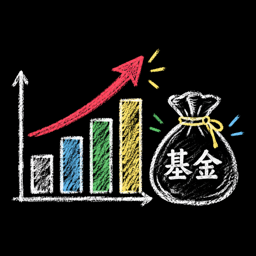
#> input picture extensions/builtin/chalk-hand/tests/sample_element.png, 256 x 256 px
$ python -i element_locator.py   (imports and definitions only)
#> lines starting #> are read from the running program, lines starting #| are printed output that depends on the picture; after the words box and inside, x2 and y2 are one past the last pixel; in counts of white or black regions, pixels touching at a corner belong together
#> further down, picture is the input picture: shape (256, 256, 3); mean B, G, R 26.5, 29.6, 31.3
"""ElementLocator：元素 crop 对分镜做多尺度结构匹配。

(x,y,s) = argmax Similarity(storyboard, Transform(element, x,y,s))
特征：灰度 + Canny；金字塔粗搜 → 邻域精搜；可选色偏 / ORB；已占墨水排除。
"""
from __future__ import annotations

from dataclasses import asdict, dataclass

import cv2
import numpy as np

# 复用同目录抠图（禁止再写第二套抠图逻辑）
from soft_cutout import soft_cutout_bgr  # noqa: F401


@dataclass
class Placement:
    x: int
    y: int
    width: int
    height: int
    scale: float
    confidence: float
    method: str = "pyramid_structure"

    def to_dict(self) -> dict:
        return asdict(self)


# [23 lines left out: functions crop_content, mark_exclude_ink, not called in this run]


def _structure_map(bgr: np.ndarray, *, color_bias: str | None = None) -> np.ndarray:
    g = cv2.cvtColor(bgr, cv2.COLOR_BGR2GRAY)
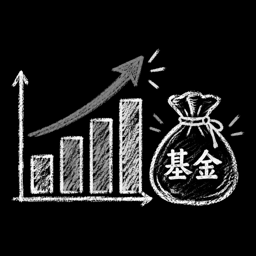
#> g: shape (256, 256); min 0, max 255, mean 29.7
    g = cv2.GaussianBlur(g, (0, 0), 1.0)
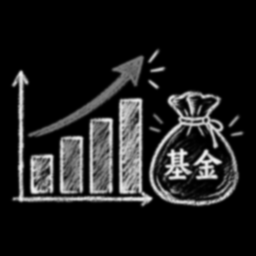
#> g: shape (256, 256); min 0, max 243, mean 29.7
    edges = cv2.Canny(g, 40, 120)
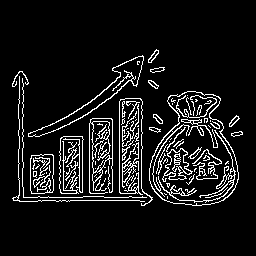
#> edges: shape (256, 256); 8.8% white in thin lines or dots, all inside (x1, y1, x2, y2) = (12, 49, 243, 206)
    feat = g.astype(np.float32) * 0.55 + edges.astype(np.float32) * 0.45
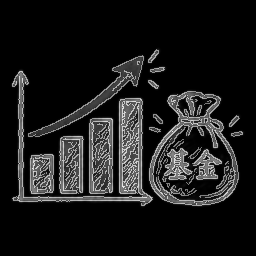
#> feat: shape (256, 256) float32; min 0, max 237.4, mean 26.5
    if color_bias == "green":
        hsv = cv2.cvtColor(bgr, cv2.COLOR_BGR2HSV)
        green = (
            ((hsv[:, :, 0] > 35) & (hsv[:, :, 0] < 95) & (hsv[:, :, 1] > 35) & (hsv[:, :, 2] > 40))
            .astype(np.float32)
            * 255.0
        )
        feat = feat * 0.7 + green * 0.3
    elif color_bias == "yellow":
        hsv = cv2.cvtColor(bgr, cv2.COLOR_BGR2HSV)
        yel = (
            (((hsv[:, :, 0] < 35) | (hsv[:, :, 0] > 160)) & (hsv[:, :, 1] > 50) & (hsv[:, :, 2] > 60))
            .astype(np.float32)
            * 255.0
        )
        feat = feat * 0.7 + yel * 0.3
    elif color_bias == "red":
        hsv = cv2.cvtColor(bgr, cv2.COLOR_BGR2HSV)
        red = (
            (((hsv[:, :, 0] < 12) | (hsv[:, :, 0] > 168)) & (hsv[:, :, 1] > 70) & (hsv[:, :, 2] > 50))
            .astype(np.float32)
            * 255.0
        )
        feat = feat * 0.65 + red * 0.35
    return feat


# [322 lines left out: functions _masked_structure, _ncc_at, _orb_verify, locate_element, refine_scale, place_on_canvas, not called in this run]

>>> import cv2
>>> picture = cv2.imread('../../../tests/sample_element.png')
>>> result = _structure_map(picture)
